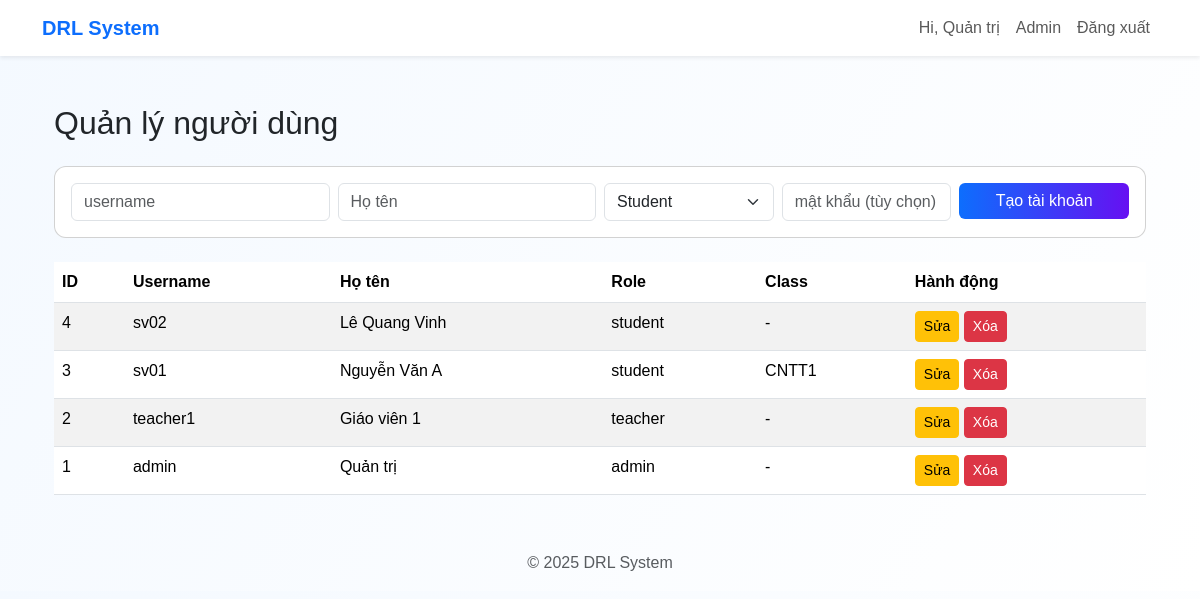
Page /admin/users (signed in) on the committed database.
### models.py (models this page shows, shortened)
class User(db.Model, UserMixin):
    __tablename__ = "users"
    id = db.Column(db.Integer, primary_key=True)
    username = db.Column(db.String(80), unique=True, nullable=False)   # login
    fullname = db.Column(db.String(120))
    password_hash = db.Column(db.String(200), nullable=False)
    role = db.Column(db.String(20), nullable=False)  # 'admin', 'teacher', 'student'
    student_id = db.Column(db.String(50), nullable=True)
    class_name = db.Column(db.String(50), nullable=True)
    created_at = db.Column(db.DateTime, default=datetime.utcnow)

### app.py (the view, shortened to what this page needs)
@app.route("/admin/users", methods=["GET","POST"])
@login_required
def admin_users():
    if current_user.role != "admin":
        abort(403)
    users = User.query.order_by(User.created_at.desc()).all()
    return render_template("users_manage.html", users=users)

### app.py (called while the page is built)
@login_manager.user_loader
def load_user(user_id):
    return User.query.get(int(user_id))

### templates/users_manage.html (shortened to what this page needs)
{% extends "base.html" %}
{% block content %}
<div class="container mt-4">
    <h2 class="mb-4">Quản lý người dùng</h2>
    <div class="card mb-4">
        <div class="card-body">
            <form method="post" class="row g-2">
                <div class="col-md-3"><input name="username" class="form-control" placeholder="username" required></div>
                <div class="col-md-3"><input name="fullname" class="form-control" placeholder="Họ tên" required></div>
                <div class="col-md-2">
                    <select name="role" class="form-select">
                        <option value="student">Student</option>
                    </select>
                </div>
                <div class="col-md-2"><input name="password" class="form-control" placeholder="mật khẩu (tùy chọn)"></div>
                <div class="col-md-2">
                    <button class="btn btn-primary w-100">Tạo tài khoản</button>
                </div>
            </form>
        </div>
    </div>
    <table class="table table-striped">
        <thead><tr><th>ID</th><th>Username</th><th>Họ tên</th><th>Role</th><th>Class</th><th>Hành động</th></tr></thead>
        <tbody>
            {% for user in users %}
            <tr>
                <td>{{ user.id }}</td>
                <td>{{ user.username }}</td>
                <td>{{ user.fullname }}</td>
                <td>{{ user.role }}</td>
                <td>{{ user.class_name or '-' }}</td>
                <td>
                    <a href="{{ url_for('edit_user', user_id=user.id) }}" class="btn btn-sm btn-warning">Sửa</a>
                    <form method="post" action="{{ url_for('delete_user', user_id=user.id) }}" style="display:inline;">
                        <button class="btn btn-sm btn-danger" onclick="return confirm('Xóa?')">Xóa</button>
                    </form>
                </td>
            </tr>
            {% endfor %}
        </tbody>
    </table>
</div>
{% endblock %}

### templates/base.html (shortened to what this page needs)
<!doctype html>
<html lang="vi">
<head>
  <link href="https://cdn.jsdelivr.net/npm/bootstrap@5.3.2/dist/css/bootstrap.min.css" rel="stylesheet">
  <link href="{{ url_for('static', filename='css/style.css') }}" rel="stylesheet">
</head>
<body>
<nav class="navbar navbar-expand-lg navbar-light bg-white shadow-sm">
  <div class="container">
    <a class="navbar-brand fw-bold text-primary" href="{{ url_for('index') }}">DRL System</a>
    <div class="collapse navbar-collapse">
      <ul class="navbar-nav ms-auto">
        {% if current_user.is_authenticated %}
          <li class="nav-item"><span class="nav-link">Hi, {{ current_user.fullname or current_user.username }}</span></li>
          {% if current_user.role == 'admin' %}
            <li class="nav-item"><a class="nav-link" href="{{ url_for('admin_dashboard') }}">Admin</a></li>
          {% endif %}
          <li class="nav-item"><a class="nav-link" href="{{ url_for('logout') }}">Đăng xuất</a></li>
        {% else %}
          <li class="nav-item"><a class="nav-link" href="{{ url_for('login') }}">Đăng nhập</a></li>
        {% endif %}
      </ul>
    </div>
  </div>
</nav>
<div class="container py-4">
  {% block content %}{% endblock %}
</div>
<footer class="text-center py-3 text-muted">
  © {{ now().year }} DRL System
</footer>
</body>
</html>

### static/css/style.css (style rules this page uses)
body { background: linear-gradient(120deg, #f4f9ff 0%, #ffffff 100%); font-family: Arial, sans-serif; }
.navbar-brand { color: #0d6efd !important; }
.card { border-radius: 12px; }
.btn-primary { background: linear-gradient(90deg,#0d6efd,#6610f2); border: none; }

### rows in the picture
User: fullname "Quản trị", id "1", username "admin", role "admin", class_name "-"
User: id "4", username "sv02", fullname "Lê Quang Vinh", role "student", class_name "-"
User: id "3", username "sv01", fullname "Nguyễn Văn A", role "student", class_name "CNTT1"
User: id "2", username "teacher1", fullname "Giáo viên 1", role "teacher", class_name "-"
